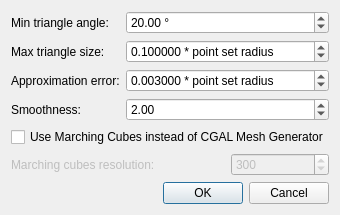
<ui version="4.0" >
 <class>ApssDialog</class>
 <widget class="QDialog" name="ApssDialog" >
  <property name="geometry" >
   <rect>
    <x>0</x>
    <y>0</y>
    <width>300</width>
    <height>210</height>
   </rect>
  </property>
  <property name="windowTitle" >
   <string>Dialog</string>
  </property>
  <layout class="QGridLayout" name="gridLayout" >
   <item row="0" column="0" >
    <widget class="QLabel" name="label" >
     <property name="text" >
      <string>Min triangle angle:</string>
     </property>
    </widget>
   </item>
   <item row="0" column="1" colspan="2" >
    <widget class="QDoubleSpinBox" name="m_inputAngle" >
     <property name="suffix" >
      <string> °</string>
     </property>
     <property name="minimum" >
      <double>1.000000000000000</double>
     </property>
     <property name="maximum" >
      <double>30.000000000000000</double>
     </property>
     <property name="value" >
      <double>20.000000000000000</double>
     </property>
    </widget>
   </item>
   <item row="1" column="0" >
    <widget class="QLabel" name="label_2" >
     <property name="text" >
      <string>Max triangle size:</string>
     </property>
    </widget>
   </item>
   <item row="1" column="1" colspan="2" >
    <widget class="QDoubleSpinBox" name="m_inputRadius" >
     <property name="suffix" >
      <string> * point set radius</string>
     </property>
     <property name="decimals" >
      <number>6</number>
     </property>
     <property name="minimum" >
      <double>0.010000000000000</double>
     </property>
     <property name="maximum" >
      <double>1.000000000000000</double>
     </property>
     <property name="singleStep" >
      <double>0.010000000000000</double>
     </property>
     <property name="value" >
      <double>0.100000000000000</double>
     </property>
    </widget>
   </item>
   <item row="2" column="0" >
    <widget class="QLabel" name="label_3" >
     <property name="text" >
      <string>Approximation error:</string>
     </property>
    </widget>
   </item>
   <item row="2" column="1" colspan="2" >
    <widget class="QDoubleSpinBox" name="m_inputDistance" >
     <property name="suffix" >
      <string> * point set radius</string>
     </property>
     <property name="decimals" >
      <number>6</number>
     </property>
     <property name="minimum" >
      <double>0.001000000000000</double>
     </property>
     <property name="maximum" >
      <double>0.015000000000000</double>
     </property>
     <property name="singleStep" >
      <double>0.001000000000000</double>
     </property>
     <property name="value" >
      <double>0.003000000000000</double>
     </property>
    </widget>
   </item>
   <item row="3" column="0" >
    <widget class="QLabel" name="label_4" >
     <property name="text" >
      <string>Smoothness:</string>
     </property>
    </widget>
   </item>
   <item row="3" column="1" colspan="2" >
    <widget class="QDoubleSpinBox" name="m_inputSmoothness" >
     <property name="minimum" >
      <double>1.000000000000000</double>
     </property>
     <property name="maximum" >
      <double>100.000000000000000</double>
     </property>
     <property name="singleStep" >
      <double>0.200000000000000</double>
     </property>
     <property name="value" >
      <double>2.000000000000000</double>
     </property>
    </widget>
   </item>
   <item row="4" column="0" colspan="3" >
    <widget class="QCheckBox" name="m_inputUseMC" >
     <property name="enabled" >
      <bool>true</bool>
     </property>
     <property name="text" >
      <string>Use Marching Cubes instead of CGAL Mesh Generator</string>
     </property>
    </widget>
   </item>
   <item row="5" column="0" colspan="2" >
    <widget class="QLabel" name="label_6" >
     <property name="enabled" >
      <bool>false</bool>
     </property>
     <property name="text" >
      <string>Marching cubes resolution:</string>
     </property>
    </widget>
   </item>
   <item row="5" column="2" >
    <widget class="QSpinBox" name="m_inputMcGridSize" >
     <property name="enabled" >
      <bool>false</bool>
     </property>
     <property name="minimum" >
      <number>1</number>
     </property>
     <property name="maximum" >
      <number>2000</number>
     </property>
     <property name="singleStep" >
      <number>50</number>
     </property>
     <property name="value" >
      <number>300</number>
     </property>
    </widget>
   </item>
   <item row="6" column="1" colspan="2" >
    <widget class="QDialogButtonBox" name="buttonBox" >
     <property name="orientation" >
      <enum>Qt::Horizontal</enum>
     </property>
     <property name="standardButtons" >
      <set>QDialogButtonBox::Cancel|QDialogButtonBox::Ok</set>
     </property>
    </widget>
   </item>
  </layout>
 </widget>
 <resources/>
 <connections>
  <connection>
   <sender>buttonBox</sender>
   <signal>accepted()</signal>
   <receiver>ApssDialog</receiver>
   <slot>accept()</slot>
   <hints>
    <hint type="sourcelabel" >
     <x>248</x>
     <y>254</y>
    </hint>
    <hint type="destinationlabel" >
     <x>157</x>
     <y>274</y>
    </hint>
   </hints>
  </connection>
  <connection>
   <sender>buttonBox</sender>
   <signal>rejected()</signal>
   <receiver>ApssDialog</receiver>
   <slot>reject()</slot>
   <hints>
    <hint type="sourcelabel" >
     <x>316</x>
     <y>260</y>
    </hint>
    <hint type="destinationlabel" >
     <x>286</x>
     <y>274</y>
    </hint>
   </hints>
  </connection>
  <connection>
   <sender>m_inputUseMC</sender>
   <signal>toggled(bool)</signal>
   <receiver>m_inputMcGridSize</receiver>
   <slot>setEnabled(bool)</slot>
   <hints>
    <hint type="sourcelabel" >
     <x>131</x>
     <y>261</y>
    </hint>
    <hint type="destinationlabel" >
     <x>206</x>
     <y>312</y>
    </hint>
   </hints>
  </connection>
  <connection>
   <sender>m_inputUseMC</sender>
   <signal>toggled(bool)</signal>
   <receiver>label_6</receiver>
   <slot>setEnabled(bool)</slot>
   <hints>
    <hint type="sourcelabel" >
     <x>149</x>
     <y>135</y>
    </hint>
    <hint type="destinationlabel" >
     <x>106</x>
     <y>163</y>
    </hint>
   </hints>
  </connection>
  <connection>
   <sender>m_inputUseMC</sender>
   <signal>toggled(bool)</signal>
   <receiver>m_inputAngle</receiver>
   <slot>setDisabled(bool)</slot>
   <hints>
    <hint type="sourcelabel" >
     <x>149</x>
     <y>135</y>
    </hint>
    <hint type="destinationlabel" >
     <x>210</x>
     <y>16</y>
    </hint>
   </hints>
  </connection>
  <connection>
   <sender>m_inputUseMC</sender>
   <signal>toggled(bool)</signal>
   <receiver>m_inputDistance</receiver>
   <slot>setDisabled(bool)</slot>
   <hints>
    <hint type="sourcelabel" >
     <x>149</x>
     <y>135</y>
    </hint>
    <hint type="destinationlabel" >
     <x>210</x>
     <y>76</y>
    </hint>
   </hints>
  </connection>
  <connection>
   <sender>m_inputUseMC</sender>
   <signal>toggled(bool)</signal>
   <receiver>m_inputRadius</receiver>
   <slot>setDisabled(bool)</slot>
   <hints>
    <hint type="sourcelabel" >
     <x>149</x>
     <y>135</y>
    </hint>
    <hint type="destinationlabel" >
     <x>210</x>
     <y>46</y>
    </hint>
   </hints>
  </connection>
 </connections>
</ui>
